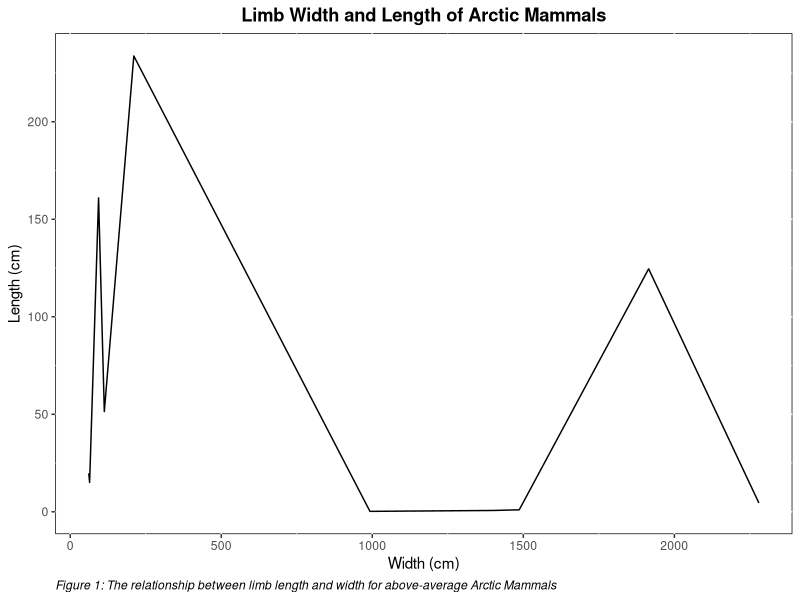
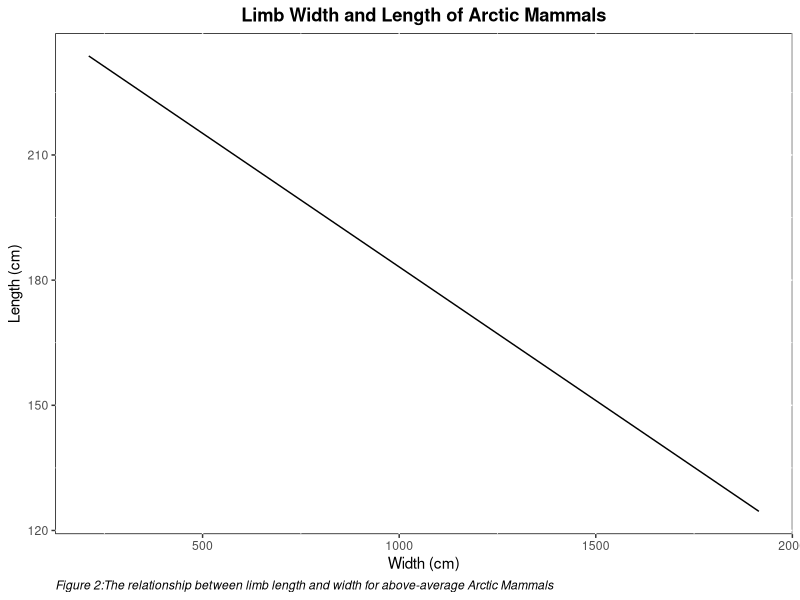

Generate these figures, in order, with R:
## ---- chunk 1
knitr::opts_chunk$set(echo = TRUE)
## ---- chunk 2
library(dplyr)
library(ggplot2)


## ---- chunk 3
MyData<- read.csv("measurements.csv", header = TRUE)

MyData<- rename(MyData, spc = Species, wid = Limb.Width, wun = unitsW, len = Limb.Length, lun = unitsL)

df <- MyData %>% mutate(wus = if_else(wun == "mm", wid*10, wid*1)) %>% mutate(lus = if_else(lun == "mm", len*10, len*1)) %>% mutate(vol = wus*lus)

#Create a new column of imaginary binary categories

wings <- rbinom(10,size=1,prob=0.5) 
wings <- ifelse(wings > 0, "yes", "no")
df$wings <- wings

GrpSmr <- df %>% group_by(wings, vol, len, wid) %>% summarize(MeanVol=mean(vol), MeanLen=mean(len), MeanWid=mean(wid), SdV=sd(vol), SdL=sd(len), SdW=sd(wid)) #Nan Values received
print(GrpSmr)

GrpSmr <- df %>% group_by(wings, vol, len, wid) %>% summarize(MeanVol=mean(vol), MeanLen=mean(len), MeanWid=mean(wid))
GrpSmr$SdVol <- sd(df$vol) #works
GrpSmr$SdLen <- sd(df$len) 
GrpSmr$SdWid <- sd(df$wid)
print(GrpSmr)
## ---- chunk 4
plot1 <- ggplot() +
  geom_line(data = df, aes(x = lus, y = wus), size = I(0.5))
plot1 <- plot1 +
  labs(x = 'Width (cm)',
       y = 'Length (cm)',
       caption = "Figure 1: The relationship between limb length and width for above-average Arctic Mammals" ) +
  ggtitle("Limb Width and Length of Arctic Mammals") 
plot1 <- plot1 + 
  theme(plot.title = element_text(hjust = 0.5, face = "bold"), 
        panel.background = element_rect(fill = "white", colour = "black", size = 0.5, linetype = "solid"),
        plot.caption = element_text(hjust = 0, face = "italic"))
print(plot1)
## ---- chunk 5
mean(df$vol)
df_above <- df %>% select(spc, wus, lus, vol) %>% mutate(graphed = if_else(vol> mean(vol), "yes", "no")) %>% filter(graphed == "yes")
print(df_above)


plot2 <- ggplot() +
  geom_line(data = df_above, aes(x = lus, y = wus), size = I(0.5))
plot2 <- plot2 +
  labs(x = 'Width (cm)',
       y = 'Length (cm)',
       caption = "Figure 2:The relationship between limb length and width for above-average Arctic Mammals" ) +
  ggtitle("Limb Width and Length of Arctic Mammals") 
plot2 <- plot2 + 
  theme(plot.title = element_text(hjust = 0.5, face = "bold"),
        plot.caption = element_text(hjust = 0, face = "italic"),
              panel.background = element_rect(fill = "white", colour = "black", size = 0.5, linetype = "solid"))
print(plot2)
## ---- chunk 6
df_below <- df %>% select(spc, wus, lus, vol) %>% mutate(graphed = if_else(vol> mean(vol), "yes", "no")) %>% filter(graphed == "no")
print(df_below)
